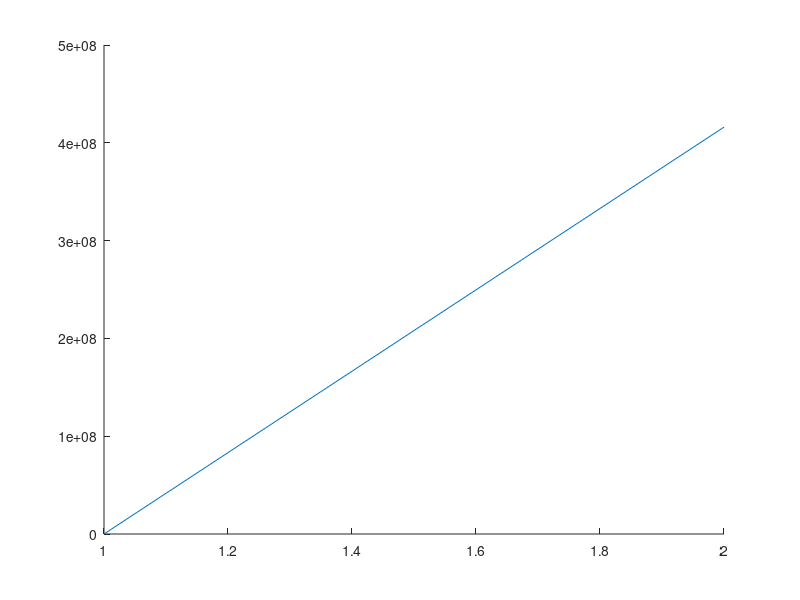

Here is the MATLAB script that generated this plot:
hold on
########### params ########
iter = 10
x0=+0.00043;
function ret = riv(x)
    ret = 4*x*(1+x);
end;
##########################
x_vec = zeros(iter,1);
x_vec1 = zeros(iter,1);
x_vec(1)=x0;
for i=1:(iter-1)
    nxt = riv(x_vec(i));
    x_vec1(i) = nxt;
    x_vec(i+1) = nxt;
end;
x_next = riv(iter);
x_vec1(iter) = x_next;
#### Lamerey diagram ####
bis_vec = [0, x_vec(iter)];
plot(bis_vec);
drawnow();
x_vec_plot  = zeros(iter * 2 - 1, 1);
x_vec1_plot  = zeros(iter * 2 - 1, 1);
for i=1:iter*2-1
    if mod(i, 2) == 1
        x_vec_plot(i) = x_vec((i+1)/2);
        x_vec1_plot(i) = x_vec1((i+1)/2);
    else
        x_vec_plot(i) = x_vec_plot(i-1);
        x_vec1_plot(i) = x_vec1_plot(i-1);
    endif
end
# plot vectors
#plot(x_vec, x_vec1, '--', x_vec_plot, x_vec1_plot, '-', bis_vec, bis_vec);

disp(x_vec);
disp(x_vec1);
disp(x_vec_plot);
disp(x_vec1_plot);
refresh();
disp("wait");
pause;
